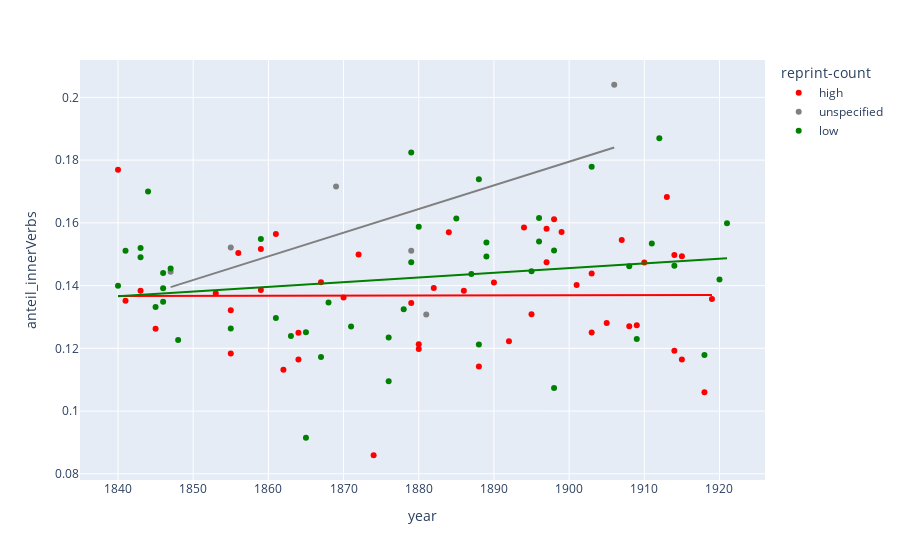

The code cell stored with this chart in its notebook:
### Code cell
metadata = get_metadata("deu")
data = get_data("deu")
    
df = concatenate_dfs(metadata,data)
    
plot_scatterplot(df, "deu")

### Figure 1 — Plotly figure (JSON) as saved in the notebook; plotly's stock layout.template omitted (floating-point values rounded to 4 significant figures)
{"data": [{"hovertemplate": "reprint-count=high<br>year=%{x}<br>anteil_innerVerbs=%{y}<extra></extra>", "legendgroup": "high", "marker": {"color": "red", "symbol": "circle"}, "mode": "markers", "name": "high", "orientation": "v", "showlegend": true, "type": "scatter", "x": [1845, 1853, 1859, 1859, 1841, 1856, 1840, 1843, 1855, 1864, 1870, 1874, 1855, 1879, 1880, 1872, 1864, 1861, 1867, 1862, 1880, 1884, 1890, 1897, 1894, 1892, 1897, 1898, 1895, 1888, 1882, 1886, 1899, 1908, 1919, 1910, 1907, 1901, 1915, 1909, 1914, 1905, 1903, 1918, 1915, 1913, 1914, 1903], "xaxis": "x", "y": [0.1262, 0.1375, 0.1517, 0.1386, 0.1352, 0.1504, 0.177, 0.1384, 0.1183, 0.125, 0.1362, 0.08591, 0.1322, 0.1344, 0.1198, 0.1499, 0.1165, 0.1564, 0.1411, 0.1132, 0.1213, 0.157, 0.141, 0.1475, 0.1585, 0.1222, 0.1581, 0.1612, 0.1309, 0.1142, 0.1393, 0.1384, 0.1571, 0.127, 0.1357, 0.1474, 0.1545, 0.1402, 0.1164, 0.1274, 0.1498, 0.1281, 0.1438, 0.106, 0.1493, 0.1683, 0.1192, 0.1251], "yaxis": "y"}, {"hovertemplate": "<b>OLS trendline</b><br>anteil_innerVerbs = 4.41886e-06 * year + 0.128518<br>R<sup>2</sup>=0.000035<br><br>reprint-count=high<br>year=%{x}<br>anteil_innerVerbs=%{y} <b>(trend)</b><extra></extra>", "legendgroup": "high", "marker": {"color": "red", "symbol": "circle"}, "mode": "lines", "name": "high", "showlegend": false, "type": "scatter", "x": [1840, 1841, 1843, 1845, 1853, 1855, 1855, 1856, 1859, 1859, 1861, 1862, 1864, 1864, 1867, 1870, 1872, 1874, 1879, 1880, 1880, 1882, 1884, 1886, 1888, 1890, 1892, 1894, 1895, 1897, 1897, 1898, 1899, 1901, 1903, 1903, 1905, 1907, 1908, 1909, 1910, 1913, 1914, 1914, 1915, 1915, 1918, 1919], "xaxis": "x", "y": [0.1366, 0.1367, 0.1367, 0.1367, 0.1367, 0.1367, 0.1367, 0.1367, 0.1367, 0.1367, 0.1367, 0.1367, 0.1368, 0.1368, 0.1368, 0.1368, 0.1368, 0.1368, 0.1368, 0.1368, 0.1368, 0.1368, 0.1368, 0.1369, 0.1369, 0.1369, 0.1369, 0.1369, 0.1369, 0.1369, 0.1369, 0.1369, 0.1369, 0.1369, 0.1369, 0.1369, 0.1369, 0.1369, 0.1369, 0.137, 0.137, 0.137, 0.137, 0.137, 0.137, 0.137, 0.137, 0.137], "yaxis": "y"}, {"hovertemplate": "reprint-count=unspecified<br>year=%{x}<br>anteil_innerVerbs=%{y}<extra></extra>", "legendgroup": "unspecified", "marker": {"color": "grey", "symbol": "circle"}, "mode": "markers", "name": "unspecified", "orientation": "v", "showlegend": true, "type": "scatter", "x": [1855, 1847, 1879, 1869, 1881, 1906], "xaxis": "x", "y": [0.1522, 0.1444, 0.1511, 0.1716, 0.1307, 0.204], "yaxis": "y"}, {"hovertemplate": "<b>OLS trendline</b><br>anteil_innerVerbs = 0.000754863 * year + -1.25474<br>R<sup>2</sup>=0.380047<br><br>reprint-count=unspecified<br>year=%{x}<br>anteil_innerVerbs=%{y} <b>(trend)</b><extra></extra>", "legendgroup": "unspecified", "marker": {"color": "grey", "symbol": "circle"}, "mode": "lines", "name": "unspecified", "showlegend": false, "type": "scatter", "x": [1847, 1855, 1869, 1879, 1881, 1906], "xaxis": "x", "y": [0.1395, 0.1455, 0.1561, 0.1637, 0.1652, 0.184], "yaxis": "y"}, {"hovertemplate": "reprint-count=low<br>year=%{x}<br>anteil_innerVerbs=%{y}<extra></extra>", "legendgroup": "low", "marker": {"color": "green", "symbol": "circle"}, "mode": "markers", "name": "low", "orientation": "v", "showlegend": true, "type": "scatter", "x": [1847, 1843, 1859, 1848, 1855, 1840, 1846, 1845, 1846, 1846, 1843, 1844, 1841, 1861, 1876, 1871, 1879, 1878, 1868, 1865, 1876, 1865, 1879, 1863, 1867, 1885, 1880, 1898, 1889, 1896, 1888, 1888, 1895, 1898, 1887, 1889, 1896, 1903, 1914, 1909, 1912, 1918, 1921, 1920, 1908, 1911], "xaxis": "x", "y": [0.1454, 0.1491, 0.1549, 0.1227, 0.1263, 0.1399, 0.1392, 0.1332, 0.1349, 0.144, 0.152, 0.17, 0.1511, 0.1296, 0.1095, 0.127, 0.1475, 0.1325, 0.1346, 0.1251, 0.1235, 0.09153, 0.1824, 0.1239, 0.1172, 0.1614, 0.1588, 0.1511, 0.1492, 0.1616, 0.1739, 0.1212, 0.1445, 0.1073, 0.1437, 0.1537, 0.154, 0.1779, 0.1463, 0.123, 0.1869, 0.1179, 0.1599, 0.1419, 0.1462, 0.1534], "yaxis": "y"}, {"hovertemplate": "<b>OLS trendline</b><br>anteil_innerVerbs = 0.000149633 * year + -0.138713<br>R<sup>2</sup>=0.034495<br><br>reprint-count=low<br>year=%{x}<br>anteil_innerVerbs=%{y} <b>(trend)</b><extra></extra>", "legendgroup": "low", "marker": {"color": "green", "symbol": "circle"}, "mode": "lines", "name": "low", "showlegend": false, "type": "scatter", "x": [1840, 1841, 1843, 1843, 1844, 1845, 1846, 1846, 1846, 1847, 1848, 1855, 1859, 1861, 1863, 1865, 1865, 1867, 1868, 1871, 1876, 1876, 1878, 1879, 1879, 1880, 1885, 1887, 1888, 1888, 1889, 1889, 1895, 1896, 1896, 1898, 1898, 1903, 1908, 1909, 1911, 1912, 1914, 1918, 1920, 1921], "xaxis": "x", "y": [0.1366, 0.1368, 0.1371, 0.1371, 0.1372, 0.1374, 0.1375, 0.1375, 0.1375, 0.1377, 0.1378, 0.1389, 0.1395, 0.1398, 0.1401, 0.1404, 0.1404, 0.1407, 0.1408, 0.1413, 0.142, 0.142, 0.1423, 0.1424, 0.1424, 0.1426, 0.1433, 0.1436, 0.1438, 0.1438, 0.1439, 0.1439, 0.1448, 0.145, 0.145, 0.1453, 0.1453, 0.146, 0.1468, 0.1469, 0.1472, 0.1474, 0.1477, 0.1483, 0.1486, 0.1487], "yaxis": "y"}], "layout": {"legend": {"title": {"text": "reprint-count"}, "tracegroupgap": 0}, "margin": {"t": 60}, "xaxis": {"anchor": "y", "domain": [0, 1], "title": {"text": "year"}}, "yaxis": {"anchor": "x", "domain": [0, 1], "title": {"text": "anteil_innerVerbs"}}}}
